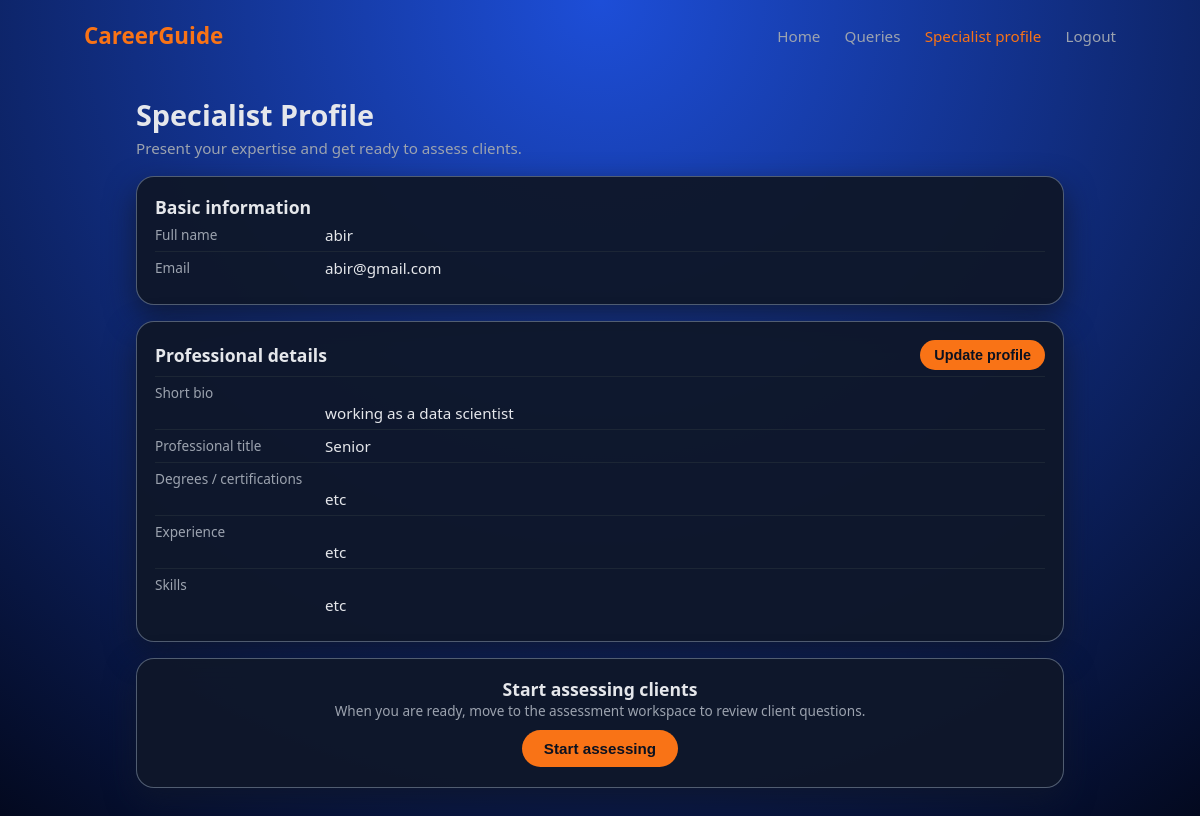
The app's page /profile_s.php (signed in) with its own data.
### tables this page shows
CREATE TABLE `users` (
  `id` int(10) UNSIGNED NOT NULL,
  `full_name` varchar(100) NOT NULL,
  `email` varchar(191) NOT NULL,
  `password` varchar(255) NOT NULL,
  `role` enum('client','specialist','admin') NOT NULL DEFAULT 'client',
  `created_at` timestamp NOT NULL DEFAULT current_timestamp()
);

CREATE TABLE `specialist_profiles` (
  `id` int(10) UNSIGNED NOT NULL,
  `user_id` int(10) UNSIGNED NOT NULL,
  `bio` text DEFAULT NULL,
  `professional_title` varchar(150) DEFAULT NULL,
  `degrees` text DEFAULT NULL,
  `experience` text DEFAULT NULL,
  `skills` text DEFAULT NULL,
  `created_at` timestamp NOT NULL DEFAULT current_timestamp(),
  `updated_at` timestamp NULL DEFAULT NULL ON UPDATE current_timestamp()
);

### profile_s.php (the view, shortened to what this page needs)
<?php
require_once "connect.php";
$userId = (int)$_SESSION['user_id'];
$user = null;
$stmt = $mysqli->prepare("SELECT full_name, email FROM users WHERE id = ?");
$stmt->bind_param("i", $userId);
$stmt->execute();
$res = $stmt->get_result();
if ($row = $res->fetch_assoc()) {
    $user = $row;
}
$profile = [
    'bio' => 'Not set',
    'professional_title' => 'Not set',
    'degrees' => 'Not set',
    'experience' => 'Not set',
    'skills' => 'Not set',
];
$stmt = $mysqli->prepare(
    "SELECT bio, professional_title, degrees, experience, skills
     FROM specialist_profiles
     WHERE user_id = ?"
);
$stmt->bind_param("i", $userId);
$stmt->execute();
$res = $stmt->get_result();
if ($row = $res->fetch_assoc()) {
    $profile['bio'] = $row['bio'] ?: 'Not set';
    $profile['professional_title'] = $row['professional_title'] ?: 'Not set';
    $profile['degrees'] = $row['degrees'] ?: 'Not set';
    $profile['experience'] = $row['experience'] ?: 'Not set';
    $profile['skills'] = $row['skills'] ?: 'Not set';
}
?>
<!DOCTYPE html>
<html lang="en">
<head>
  <link rel="stylesheet" href="profile_s.css">
</head>
<body>
  <header class="header">
    <div class="logo">CareerGuide</div>
    <nav class="nav">
      <a href="home_s.php">Home</a>
      <a href="assessment_s.php">Queries</a>
      <a href="profile_s.php" class="active">Specialist profile</a>
      <a href="login.php" id="logoutLink">Logout</a>
    </nav>
  </header>
  <div class="profile-wrapper">
    <header class="profile-header">
      <h1 class="profile-title">Specialist Profile</h1>
      <p class="profile-subtitle">Present your expertise and get ready to assess clients.</p>
    </header>
    <section class="profile-card">
      <h2 class="section-title">Basic information</h2>
      <div class="profile-row">
        <span class="label">Full name</span>
        <span class="value">
          <?php echo htmlspecialchars($user['full_name'] ?? ''); ?>
        </span>
      </div>
      <div class="profile-row">
        <span class="label">Email</span>
        <span class="value">
          <?php echo htmlspecialchars($user['email'] ?? ''); ?>
        </span>
      </div>
    </section>
    <section class="profile-card">
      <div class="profile-card-header">
        <h2 class="section-title">Professional details</h2>
        <button id="updateProfileBtn" class="primary-btn"
          onclick="window.location.href='update_s.php';">
          Update profile
        </button>
      </div>
      <div class="profile-row profile-row-multiline">
        <span class="label">Short bio</span>
        <span class="value" id="sBio">
          <?php echo nl2br(htmlspecialchars($profile['bio'])); ?>
        </span>
      </div>
      <div class="profile-row">
        <span class="label">Professional title</span>
        <span class="value" id="sTitle">
          <?php echo htmlspecialchars($profile['professional_title']); ?>
        </span>
      </div>
      <div class="profile-row profile-row-multiline">
        <span class="label">Degrees / certifications</span>
        <span class="value" id="sDegrees">
          <?php echo nl2br(htmlspecialchars($profile['degrees'])); ?>
        </span>
      </div>
      <div class="profile-row profile-row-multiline">
        <span class="label">Experience</span>
        <span class="value" id="sExperience">
          <?php echo nl2br(htmlspecialchars($profile['experience'])); ?>
        </span>
      </div>
      <div class="profile-row profile-row-multiline">
        <span class="label">Skills</span>
        <span class="value" id="sSkills">
          <?php echo nl2br(htmlspecialchars($profile['skills'])); ?>
        </span>
      </div>
    </section>
    <section class="profile-card profile-card-center">
      <h2 class="section-title">Start assessing clients</h2>
      <p class="profile-subtitle small">
        When you are ready, move to the assessment workspace to review client questions.
      </p>
      <button id="startAssessingBtn" class="primary-btn large"
        onclick="window.location.href='assessment_s.php';">
        Start assessing
      </button>
    </section>
  </div>
</body>
</html>

### profile_s.css (style rules this page uses)
*, *::before, *::after { box-sizing: border-box; margin: 0; padding: 0; }
body { font-family: system-ui, -apple-system, BlinkMacSystemFont, "Segoe UI", sans-serif; background: radial-gradient(circle at top, #1d4ed8, #020617); min-height: 100vh; color: #e5e7eb; }
.header { padding: 20px 7%; display: flex; justify-content: space-between; align-items: center; }
.logo { font-size: 1.4rem; font-weight: 700; color: #f97316; }
.nav a { margin-left: 20px; text-decoration: none; color: #9ca3af; font-size: 0.95rem; }
.nav a.active { color: #f97316; }
.profile-wrapper { max-width: 960px; margin: 24px auto 32px; padding: 0 16px 32px; }
.profile-header { margin-bottom: 18px; }
.profile-title { font-size: 1.8rem; margin-bottom: 4px; }
.profile-subtitle { font-size: 0.95rem; color: #9ca3af; }
.profile-subtitle.small { font-size: 0.85rem; }
.profile-card { background: rgba(15, 23, 42, 0.96); border-radius: 18px; padding: 18px 18px 20px; border: 1px solid rgba(148, 163, 184, 0.5); box-shadow: 0 12px 30px rgba(15, 23, 42, 0.8); margin-bottom: 16px; }
.profile-card-header { display: flex; justify-content: space-between; align-items: center; margin-bottom: 6px; }
.profile-card-center { text-align: center; }
.section-title { font-size: 1.1rem; }
.profile-row { display: grid; grid-template-columns: 160px minmax(0, 1fr); gap: 10px; padding: 6px 0; border-top: 1px solid rgba(31, 41, 55, 0.9); }
.profile-row:first-of-type { border-top: none; }
.profile-row-multiline .value { white-space: pre-line; }
.label { font-size: 0.85rem; color: #9ca3af; }
.value { font-size: 0.95rem; color: #e5e7eb; }
.primary-btn { padding: 7px 14px; border-radius: 999px; border: none; background: #f97316; color: #0b1120; font-size: 0.9rem; font-weight: 600; cursor: pointer; }
.primary-btn.large { padding: 10px 22px; font-size: 0.95rem; margin-top: 10px; }

### records on screen
users: full_name "abir", email "abir@gmail.com"
specialist_profiles: bio "working as a data scientist", professional_title "Senior", degrees "etc", experience "etc", skills "etc"
